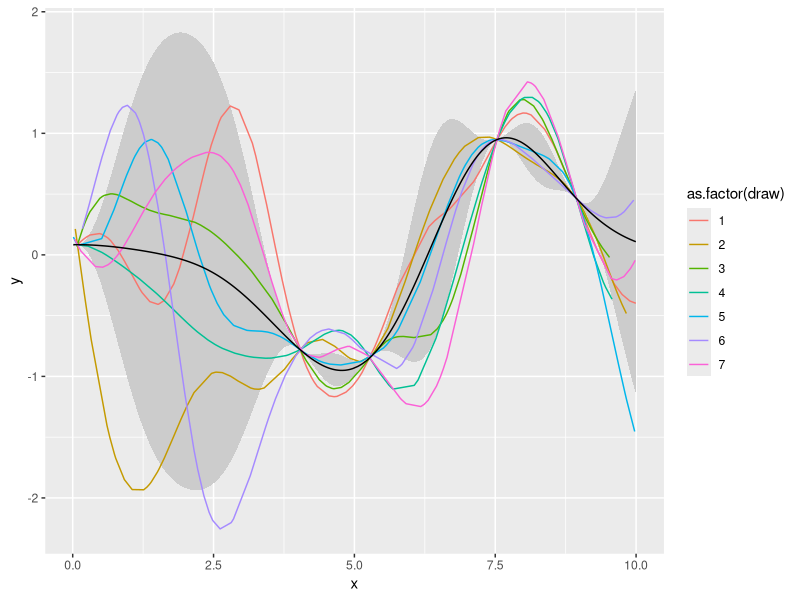
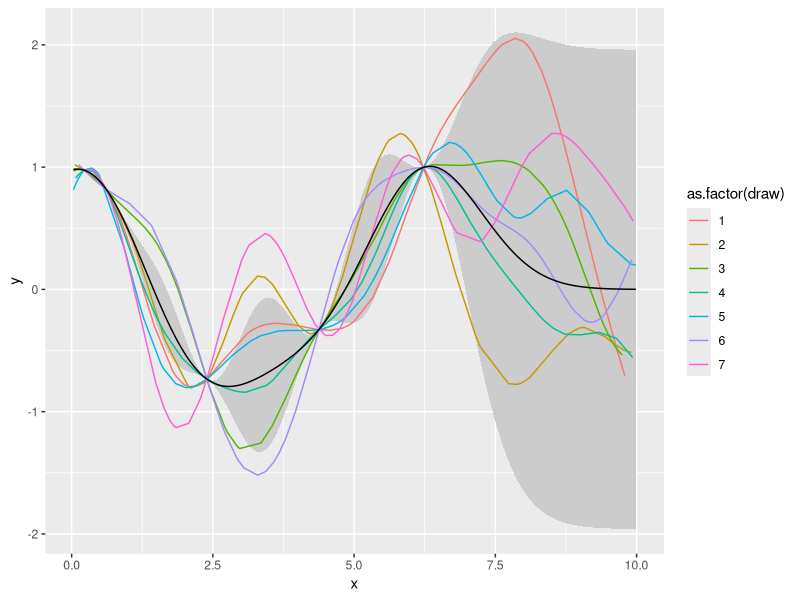
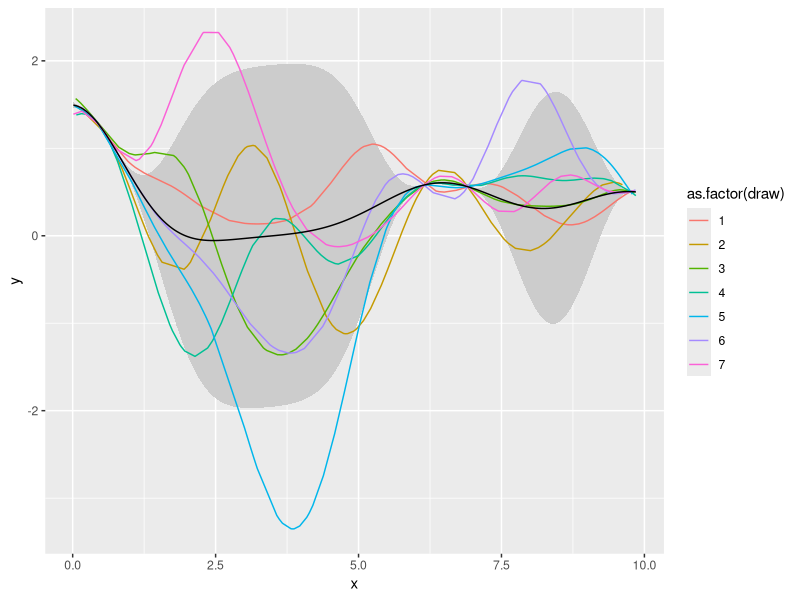

Recreate these plots in R, in order.
library(MASS)
library(ggplot2)
library(dplyr)

se.kernel <- function(x1, x2) {
    exp(-.5 * (x1 - x2)^2)
}

pdist <- function(x, y, fn) outer(x, y, Vectorize(fn))

posterior <- function(X.train, Y.train, X.test, k = se.kernel) {
    K <- function(X1, X2) pdist(X1, X2, k)
    Mean <- K(X.test, X.train) %*% solve(K(X.train, X.train), Y.train)

    Sigma <- K(X.test, X.test) - K(X.test, X.train) %*%
        solve(K(X.train, X.train), K(X.train,X.test))

    list(y = mvrnorm(1, Mean, Sigma), mean = Mean, var = diag(Sigma))
}

draw <- function (n, k = se.kernel, X = c(), Y = c()) {
    X.test <- sort(runif(n, 0, 10))
    p <- posterior(X, Y, X.test, se.kernel)
    data.frame(x = X.test, y = p$y, mean = p$mean, var = p$var)
}

draws <- function(n, m, X, Y, k = se.kernel) {
    df <- data.frame()
    for (i in 1:m) {
        df <- rbind(df, draw(n, k, X, Y) %>% mutate(draw = i))
    }
    df
}

gen.samples <- function(fn, n=5, m=10) {
    x <- runif(n, 0, m)
    y <- sapply(x, fn)
    cbind(x,y)
}

plot.gp <- function (fn) {
    dat <- gen.samples(fn)
    draws(100, 7, dat[,1], dat[,2]) %>%
        ggplot(aes(x = x)) +
        geom_ribbon(aes(ymin = mean - 1.96*var, ymax = mean + 1.96*var), fill = "grey80") +
        geom_line(aes(y = y, color = as.factor(draw))) +
        geom_line(aes(y = mean))
}

plot.gp(sin)
plot.gp(cos)
plot.gp(function (x) x^-.3)
